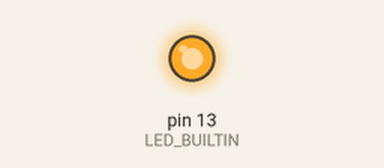
Simulated run of this sketch. Board: Arduino Uno, built with avr-gcc and run on an emulated ATmega328P. Shown: output pins drawn as LEDs (lit = HIGH).

Above: at 0.5 s.
At 5.0 s:
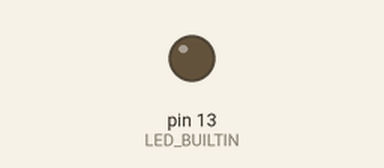
Timing chart, 0 to 6.9 s (numbered marks = the images above):
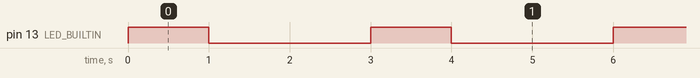

The sketch:

Ejercicio_7.ino
```cpp
  int i=0;
void setup() {

  pinMode(LED_BUILTIN, OUTPUT);

}

// the loop function runs over and over again forever
void loop() {
  for (i; i<=4; i++)
  {
    digitalWrite(LED_BUILTIN, HIGH);   // turn the LED on (HIGH is the voltage level)
    delay(1000);                       // wait for a second
    digitalWrite(LED_BUILTIN, LOW);    // turn the LED off by making the voltage LOW
    delay(2000);      // wait for a second

  }

digitalWrite(LED_BUILTIN,HIGH);

}
```

Measured:
- by itself, pin 13 (LED_BUILTIN): alternates HIGH for 1.0 s and LOW for 2.0 s, 11 changes in all, then stays HIGH
